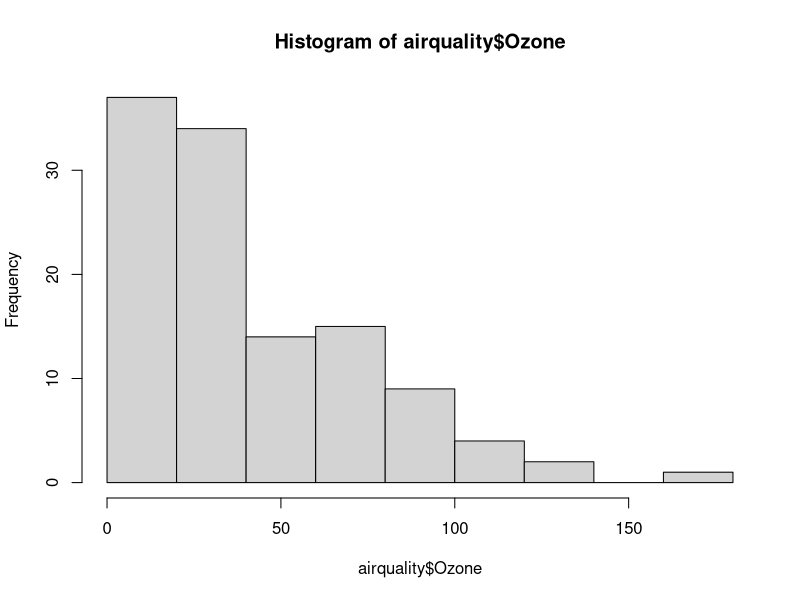
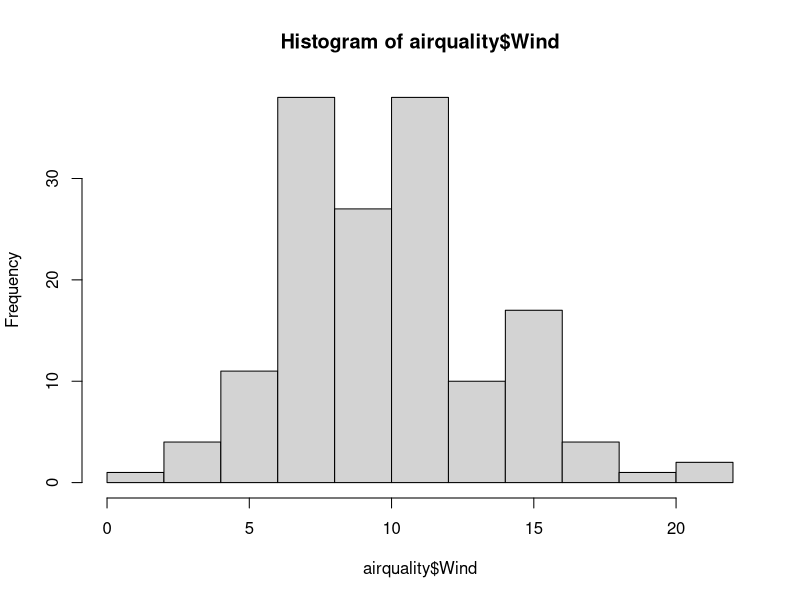
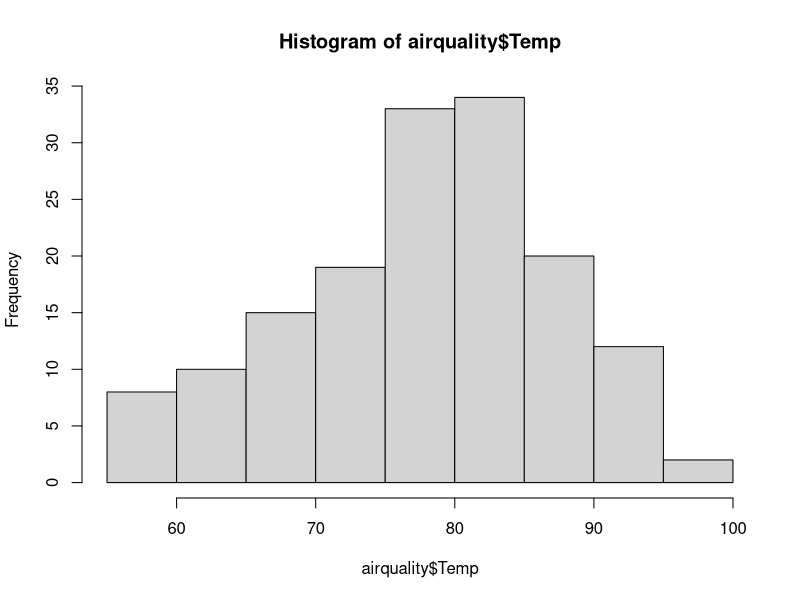
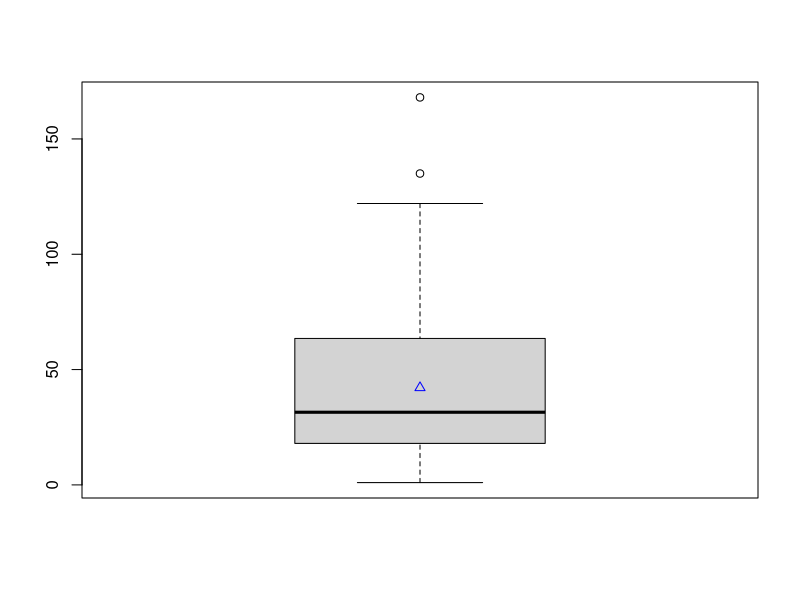
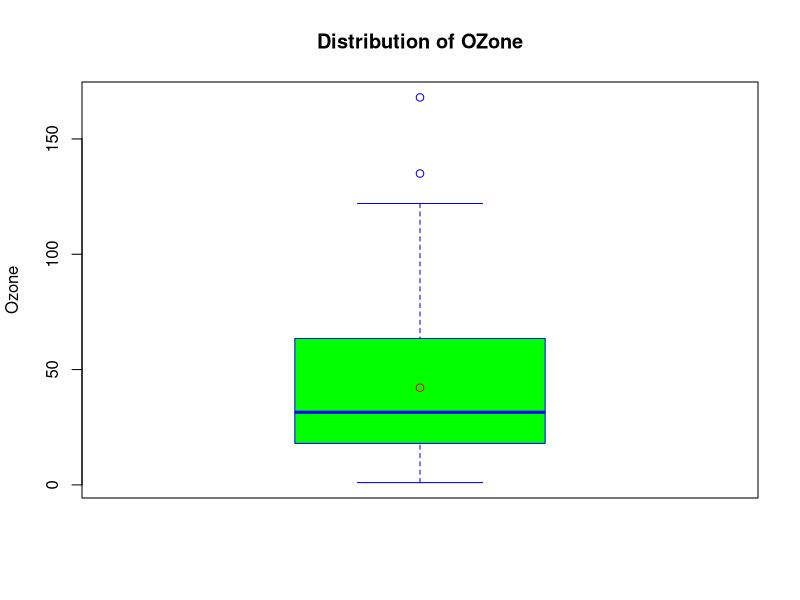
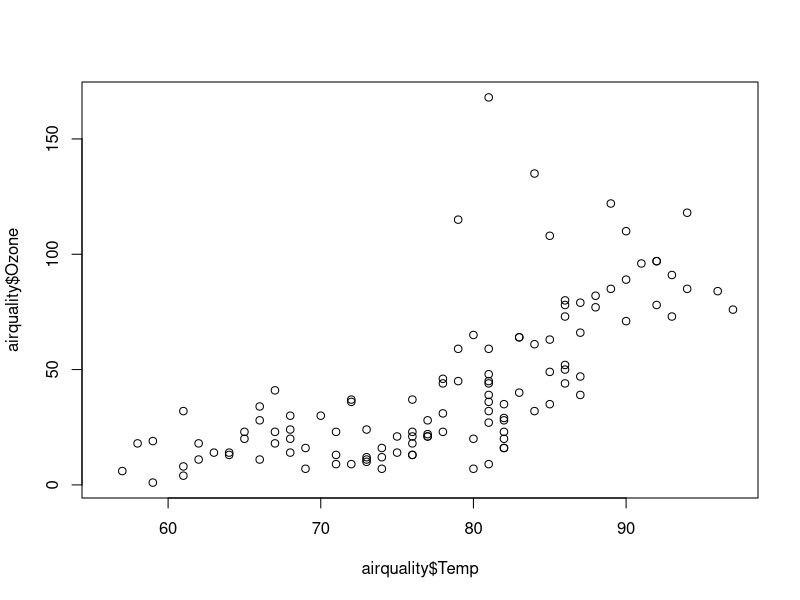
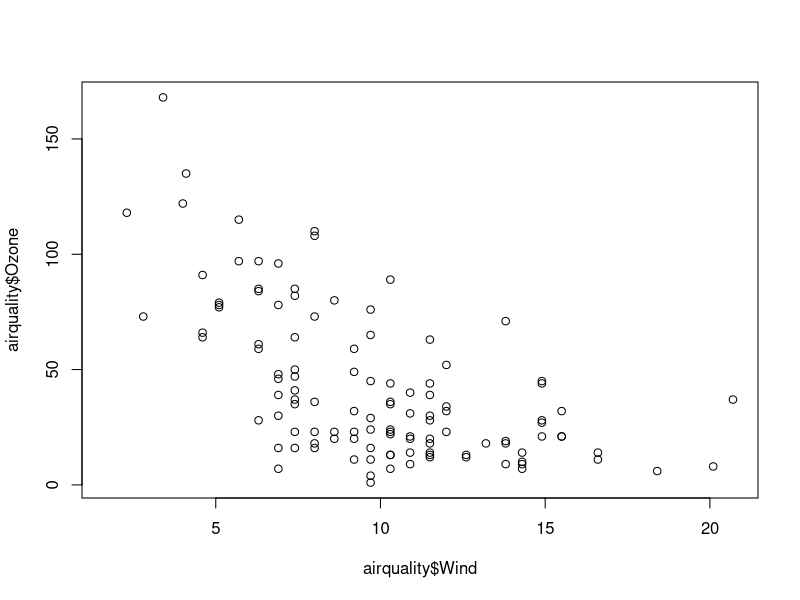
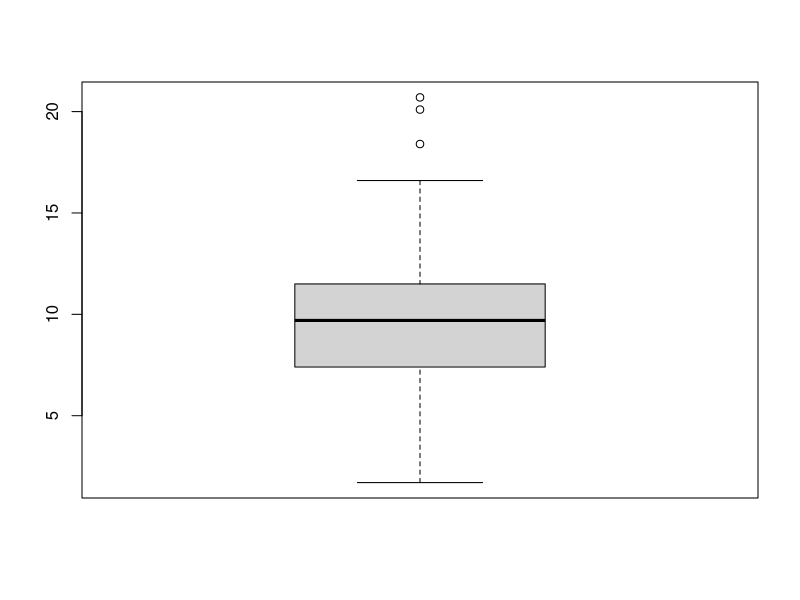

Recreate these plots in R, in order.
###################################
#### Exploratory Data Analysis #####
###################################

# use either "e1071" or "fBasics" that works for your computer
#install.packages("e1071")
library(e1071)

#install.packages("fBasics")
library(fBasics)

#use built in dataset
?airquality  # information about dataset

View(airquality)
dim(airquality)
class(airquality)
str(airquality)

summary(airquality)



#####################
# visualization
#####################
# 1. histogram
hist(airquality$Ozone)
hist(airquality$Wind)
hist(airquality$Temp)

# 2. boxplot
# default setting
boxplot(airquality$Ozone)
points(mean(airquality$Ozone, na.rm=TRUE), col="blue", pch=2)   # mark mean value as a red point

# with graphical/ labeling options 
boxplot(airquality$Ozone,                     
        main = "Distribution of OZone",
        ylab = "Ozone",
        col = "green",
        border = "Blue",
        horizontal = FALSE
)
points(mean(airquality$Ozone, na.rm=TRUE), col="red")

?boxplot # explore other options

# 3. scatter plot - for two variables
plot(airquality$Temp, airquality$Ozone)
plot(airquality$Wind, airquality$Ozone)

#################################################
# descriptive statistics for "Wind"
#   - a variable without missing 
#################################################
summary(airquality$Wind)
mean(airquality$Wind); 
var(airquality$Wind)
range(airquality$Wind) # [min,max]
skewness(airquality$Wind) # skewness function in package "e1071" or "fBasics"
boxplot(airquality$Wind)

# mean value for Month=5
month5.wind = airquality[airquality$Month==5,"Wind"]
mean(month5.wind)

month5 = subset(airquality, Month==5)
mean(month5$Wind)


#################################################
# descriptive statistics for "Ozone"
#   - a variable with missing values
#################################################
summary(airquality$Ozone)  

mean(airquality$Ozone); var(airquality$Ozone)  # what happnes?

mean(airquality$Ozone, na.rm=TRUE); var(airquality$Ozone, na.rm=TRUE)

range(airquality$Ozone,na.rm=TRUE) # [min,max]
skewness(airquality$Ozone, na.rm=TRUE) # skewness function in package "e1071"

mean(airquality[airquality$Month==5,"Ozone"],na.rm=TRUE)
mean(airquality[airquality$Month==6,"Ozone"],na.rm=TRUE)
mean(airquality[airquality$Month==7,"Ozone"],na.rm=TRUE)

#######################################
# histogram and density plots 
par(mfrow=c(1,2))  # multiple plots in one panel # c(1,2) for 1 by 2 matrix plot

hist(airquality$Wind,main="Wind", xlab="Wind"); 
hist(airquality$Ozone,main="Ozone", xlab="Ozone")

plot(density(airquality$Wind),main="Wind"); 
plot(density(airquality$Ozone,na.rm=TRUE),main="Ozone")


par(mfrow=c(1,1))

# calculate descriptive statistics columnwise 
apply(airquality[ ,c("Ozone","Solar.R","Wind","Temp")],2, mean, na.rm=TRUE)
apply(airquality[ ,c("Ozone","Solar.R","Wind","Temp")],2, var, na.rm=TRUE)
apply(airquality[ ,c("Ozone","Solar.R","Wind","Temp")],2, skewness, na.rm=TRUE)

########################
# Normality check
########################
# qualitative way - visually check
qqnorm(airquality$Wind); qqline(airquality$Wind, col = 2)
qqnorm(airquality$Ozone); qqline(airquality$Ozone, col = 2)

# quantitative way - formal test
shapiro.test(airquality$Wind)
shapiro.test(airquality$Ozone)

###################################################
# Visualization and Normality check by groups
####################################################

boxplot(Ozone ~ Month, data=airquality, main="Ozone by Month",
        xlab="Month", ylab="Ozone")

# normality check for each Month
shapiro.test(airquality[airquality$Month==5, "Ozone"])
shapiro.test(airquality[airquality$Month==7, "Ozone"])
shapiro.test(airquality[airquality$Month==8, "Ozone"])
